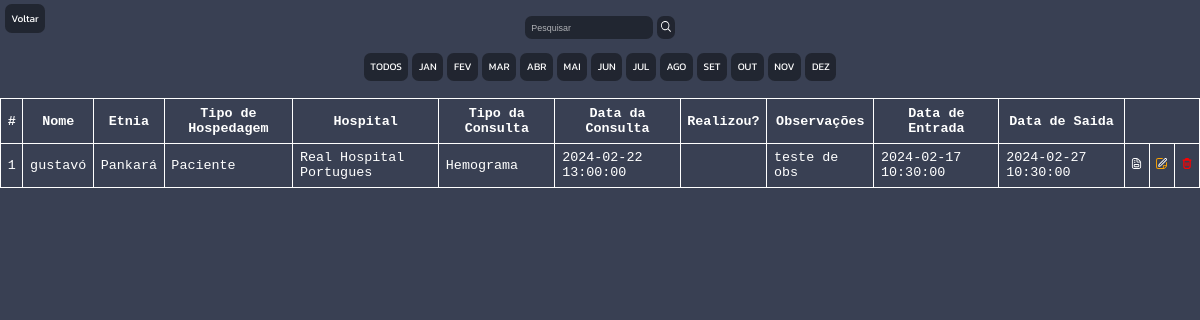
Page /casai/historico-entradas-fevereiro.php (signed in) on the committed database.
### tables this page shows
CREATE TABLE IF NOT EXISTS `entradas` (
`identradas` int(11) NOT NULL,
  `nome` varchar(45) DEFAULT NULL,
  `etnia` varchar(45) DEFAULT NULL,
  `tipo_Hospedagem` varchar(12) NOT NULL,
  `hospital` varchar(45) DEFAULT NULL,
  `tipo_Consulta` varchar(20) DEFAULT NULL,
  `data_consulta` datetime DEFAULT NULL,
  `observacoes` varchar(45) DEFAULT NULL,
  `realizou` varchar(3) DEFAULT NULL,
  `data_Entrada` datetime DEFAULT NULL,
  `data_Saida` datetime DEFAULT NULL
);

### casai/historico-entradas-fevereiro.php (the view, shortened to what this page needs)
<?php
 include('config.php');
$ano = date('Y');
$FEV = $ano.'/02/01';
$FEVF = $ano.'/02/31';
$sql = "SELECT * FROM casaidb.entradas WHERE data_Entrada >= '$FEV' AND data_Entrada <= '$FEVF' ORDER BY data_Entrada ASC";
$result = $conexao->query($sql);
?>
<!DOCTYPE html>
<html lang="pt-br">
<head>
    <link rel="stylesheet" href="assets//css//historico-tabelas-entrada.css">
</head>
<body>
    <div class="voltar">
        <a href="historico.php">Voltar</a>
    </div>
    <br>
    <div class="box-search">
        <input type="text" placeholder="Pesquisar" id="Pesquisar">
        <button class="btn-search" onclick="searchData()">
            <img src="assets//img//svg//search.svg" alt="Icone de uma lupa">
        </button>
    </div>
    <div class="box-mounth">
        <a href="historico-entradas.php">TODOS</a>
        <a href="historico-entradas-janeiro.php">JAN</a>
        <a href="historico-entradas-fevereiro.php">FEV</a>
        <a href="historico-entradas-marco.php">MAR</a>
        <a href="historico-entradas-abril.php">ABR</a>
        <a href="historico-entradas-maio.php">MAI</a>
        <a href="historico-entradas-junho.php">JUN</a>
        <a href="historico-entradas-julho.php">JUL</a>
        <a href="historico-entradas-agosto.php">AGO</a>
        <a href="historico-entradas-setembro.php">SET</a>
        <a href="historico-entradas-outubro.php">OUT</a>
        <a href="historico-entradas-novembro.php">NOV</a>
        <a href="historico-entradas-dezembro.php">DEZ</a>
    </div>
    <br>
    <div class="tabela-historico">
        <table class="table table-striped">
        <thead>
            <tr>
            <th scope="col">#</th>
                <th scope="col">Nome</th>
                <th scope="col">Etnia</th>
                <th scope="col">Tipo de Hospedagem</th>
                <th scope="col">Hospital</th>
                <th scope="col">Tipo da Consulta</th>
                <th scope="col">Data da Consulta</th>
                <th scope="col">Realizou?</th>
                <th scope="col">Observações</th>
                <th scope="col">Data de Entrada</th>
                <th scope="col">Data de Saida</th>
            </tr>
        </thead>
        <tbody>
            <?php
                while($entradas_data = mysqli_fetch_assoc($result))
                {
                    echo "<tr>";
                    echo "<td>".$entradas_data['identradas']."</td>";
                    echo "<td>".$entradas_data['nome']."</td>";
                    echo "<td>".$entradas_data['etnia']."</td>";
                    echo "<td>".$entradas_data['tipo_Hospedagem']."</td>";
                    echo "<td>".$entradas_data['hospital']."</td>";
                    echo "<td>".$entradas_data['tipo_Consulta']."</td>";
                    echo "<td>".$entradas_data['data_consulta']."</td>";
                    echo "<td>".$entradas_data['realizou']."</td>";
                    echo "<td>".$entradas_data['observacoes']."</td>";
                    echo "<td>".$entradas_data['data_Entrada']."</td>";
                    echo "<td>".$entradas_data['data_Saida']."</td>";
                    echo "<td>
                            <a href='entrada-completo.php?id=$entradas_data[identradas]' >
                            <img src='assets//img//svg//file-invoice.svg' alt='Icone de uma ficha'>
                            </a>
                        </td>";
                    echo "<td>
                            <a href='entrada-editar.php?id=$entradas_data[identradas]' >
                            <img src='assets//img//svg//edit(1).svg' alt='Icone de um lapis'>
                            </a>
                        </td>";
                    echo "<td>
                            <a href='entrada-excluir.php?id=$entradas_data[identradas]' >
                            <img src='assets//img//svg//trash2.svg' alt='Icone de um lapis'>
                            </a>
                        </td>";
                    echo "</tr>";
                }
            ?>
        </tbody>
        </table>
    </div>
</body>
</html>

### casai/assets/css/historico-tabelas-entrada.css (style rules this page uses)
body,html { margin: 0px; padding: 0px; font-family: 'Kanit', sans-serif; background: #394053; color: #FFF; flex-direction: column; }
.voltar { position: absolute; margin-top: 15px; margin-left: 5px; }
.voltar a { text-decoration: none; color: #FFF; font-size: 15px; margin: 2px; background-color: rgba(0, 0, 0, 0.414); padding: 10px; border-radius: 10px; }
.tabela-historico { display: flex; justify-content: center; width: 100%; margin-top: 0%; font-family: 'Courier New', Courier, monospace; font-weight: 500; font-size: 20px; color: #fff; }
.box-search { display: flex; justify-content: center; gap: 0.3%; }
.box-search input { color: #FFF; padding: 10px; border: none; border-radius: 10px; text-decoration: none; background-color: rgba(0, 0, 0, 0.414); }
.box-search input::placeholder { color: rgba(255, 255, 255, 0.644); }
.box-search button { border: none; border-radius: 10px; background-color: rgba(0, 0, 0, 0.414); }
.box-mounth { margin-top: 1%; display: flex; justify-content: center; gap: 0.1%; }
.box-mounth a { text-decoration: none; color: #FFF; font-size: 15px; margin: 2px; background-color: rgba(0, 0, 0, 0.414); padding: 10px; border-radius: 10px; }
@media screen and (max-width: 1920px) { body { zoom: 0.8; } }
@media screen and (max-width: 1400px) { body { zoom: 0.75; } }
@media screen and (max-width: 1340px) { body { zoom: 0.67; } }

### casai/historico-entradas-fevereiro.php (style rules this page uses)
table { border-collapse: collapse; }
td, tr, th { border: 1px solid white; padding: 10px; }

### rows in the picture
entradas: identradas "1", nome "gustavó", etnia "Pankará", tipo_Hospedagem "Paciente", hospital "Real Hospital Portugues", tipo_Consulta "Hemograma", data_consulta "2024-02-22 13:00:00", observacoes "teste de obs", data_Entrada "2024-02-17 10:30:00", data_Saida "2024-02-27 10:30:00"
